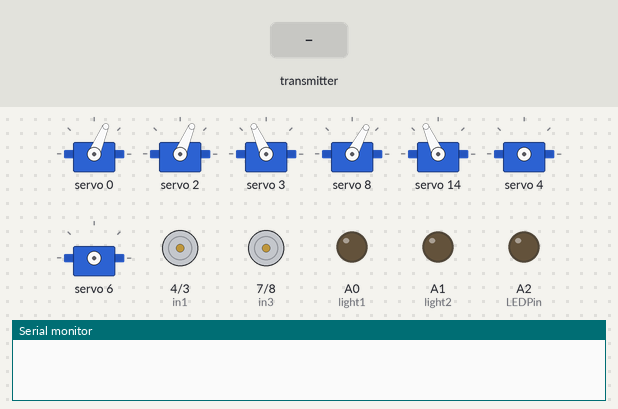
A sketch run on a simulated Arduino Uno, built with avr-gcc and run on an emulated ATmega328P. Parts: 7 × servo, motor-driver pin pairs drawn as motors (green arrow = first pin HIGH = forward, orange = second pin HIGH = backward, longer = more drive, scaled by the enable pin), output pins drawn as LEDs (lit = HIGH), the last lines printed to the serial monitor. The test bench sets the inputs (shaded band). No radio packets arrive unless stated.

Above: at 1.2 s.
1.3 s: the transmitter starts sending data.0 = 0
At 2.8 s:
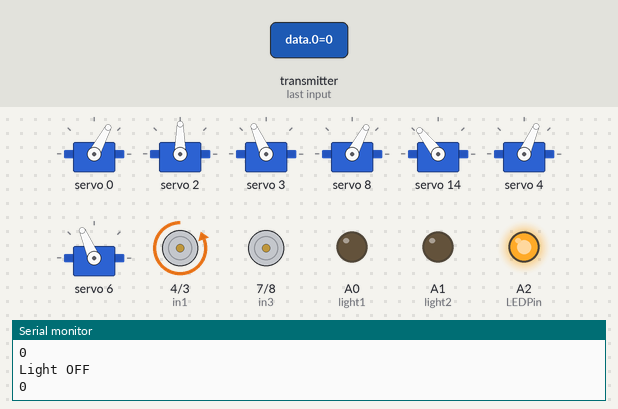
4.3 s: the transmitter starts sending data.5 = 1023
At 7.1 s:
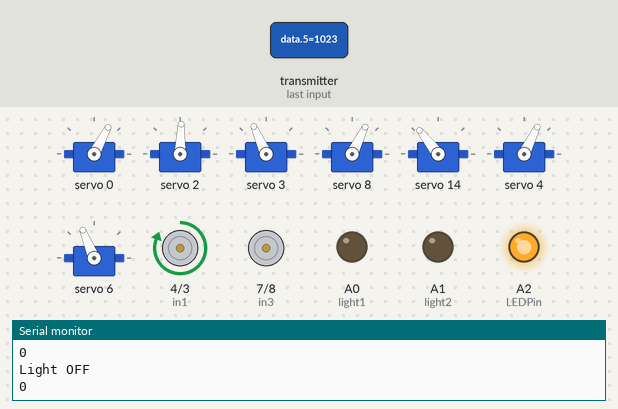
7.3 s: the transmitter starts sending data.2 = 512
At 8.3 s:
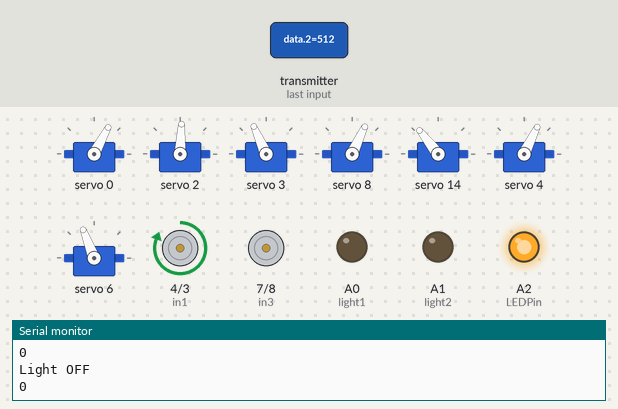
10.3 s: the transmitter starts sending data.3 = 1023
13.3 s: the transmitter starts sending data.4 = 1023
16.3 s: the transmitter starts sending data.1 = 512
At 40.0 s:
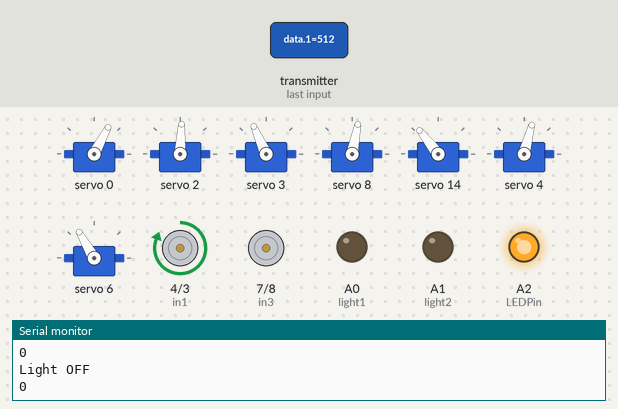
Timing chart, 0 to 40.6 s (numbered marks = the images above; inputs shaded):
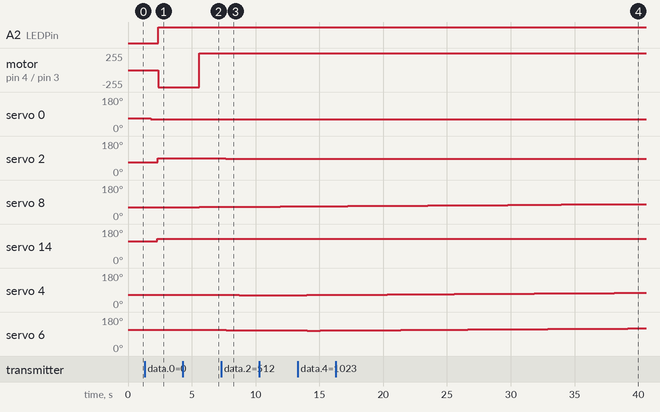

The sketch:

Mobot_Rx.ino
```cpp
#include <SPI.h>      //SPI library for communicate with the nRF24L01+
#include "RF24.h"     //The main library of the nRF24L01+
#include "HCPCA9685.h" // Include the HCPCA9685 library created by Andrew Davies
#define I2CAdd 0x40 // Default address of the PCA9685 Module
//Define packets to receive
uint16_t data[12];
//Define object from RF24 library - 8 and 10 are a digital pin numbers to which signals CE and CSN are connected
RF24 radio(9,10);
//Create a pipe addresses for the communicate
const uint64_t pipe = 0xE8E8F0F0E4LL;
// Variables used to store the Position of each Servos
// Data [0] is used to set servo 0 to center position when triggered
int Servo0Position; //data 1 claw
int Servo1Position; //data 2 intermediate
int Servo2Position; //data 3 lever
int Servo3Position; //data 4 base
//For Motor Drive
int Servo4Position; //data 5
int Servo5Position; //data 6
//For Camera
int Servo6Position; //Pan Camera data 7
int Servo7Position; //Tilt Camera data 8
// Motor A Connections
int enA = 5;
int in1 = 4;
int in2 = 3;
// Motor B Connections
int enB = 6;
int in3 = 7;
int in4 = 8;
// Motor Speed Values - Start at zero
int MotorSpeed1 = 0;
int MotorSpeed2 = 0;
// Joystick Values - Start at 512 (middle position)
int joyposVert = 512;
int joyposHorz = 512;
HCPCA9685 HCPCA9685(I2CAdd); // Define Library to use I2C communication

//ButtonSwitch
//int pbuttonPin;//Assigned pin 7 on transmitter
int light1 = A0;//External Lighting
int light2 = A1;//External Lighting
int val = 0;//push value from pbuttonPin
int lightON = 0; //Light status
int pushed = 0;//push status
//Buzzer
int LEDState = 0; //initial state of the output pin
//int LEDPin = 2; //Assign digital output pin (or analogPin)
int LEDPin = A2;
int buzzer;


void setup()
{
 Serial.begin(9600);
  radio.begin();                    //Start the nRF24 communicate
  radio.openReadingPipe(1, pipe);   //Sets the address of the transmitter to which the program will receive data.
  radio.startListening();

  analogWrite(light1,0); //Make Analog Pin initially LOW
  analogWrite(light2,0);
  // Set all the motor control pins to outputs
  pinMode(enA, OUTPUT);
  pinMode(enB, OUTPUT);
  pinMode(in1, OUTPUT);
  pinMode(in2, OUTPUT);
  pinMode(in3, OUTPUT);
  pinMode(in4, OUTPUT);
  // Start with motors disabled and direction forward
  // Motor A
  digitalWrite(enA, LOW);
  digitalWrite(in1, HIGH);
  digitalWrite(in2, LOW);
  // Motor B
  digitalWrite(enB, LOW);
  digitalWrite(in3, HIGH);
  digitalWrite(in4, LOW);
HCPCA9685.Init(SERVO_MODE); // Set to Servo Mode. PWM mode for LED's
HCPCA9685.Sleep(false); // Wake up PCA9685 module
// Set Center value for the Servos
Servo0Position=150; //Set value for Claw Release
Servo1Position=200;
Servo2Position=150;
Servo3Position=250;
//Not needed for Motor Drive Vx and Vy (Forward & Backward)
//Servo4Positon=250;
//Servo5Positon=250;
Servo6Position=140; //For pan camera
Servo7Position=250;
// Move Servo at start to center position
HCPCA9685.Servo(0, Servo0Position); // Move Servo 0
//HCPCA9685.Servo(1, Servo1Position);// Move Servo 1
HCPCA9685.Servo(2, Servo2Position);// Move Servo 2
HCPCA9685.Servo(3, Servo3Position);// Move Servo 3
//For Motor Drive Vx and Vy (Forward & Backward) not required
//HCPCA9685.Servo(4, Servo4Position);// Move Servo 4
//HCPCA9685.Servo(5, Servo5Position);
HCPCA9685.Servo(8, Servo6Position); // Move Servo 6
HCPCA9685.Servo(14, Servo7Position); // Move Servo 7
//pinMode(LEDPin,OUTPUT);
}
void loop()
{ if (radio.available()){
      radio.read(data, sizeof(data));
if (!data[0]) { // If Joystick switch is clicked re-center selected Servos
delay(500); // delay for debouncing the joystick switch
// Set all Servos position variable back to center values (Comment out if not need to reset)
Servo0Position=140 ;//A value of 250 sets the servo to center position
//For Motor Drive 4 & 5 Servo4Position and Servo5Position
//Servo1Position = 250 ;
//Servo2Position=250;
//Servo3Position=250;
//Servo4Position=250;
//Servo5Position=250;
// Move Servo to center position
HCPCA9685.Servo(0, Servo0Position); // Move Servo 0
//HCPCA9685.Servo(1, Servo1Position);// Move Servo 1
//HCPCA9685.Servo(2, Servo2Position);// Move Servo 2
//HCPCA9685.Servo(3, Servo3Position);// Move Servo 3
//For Motor Drive (not needed)
//HCPCA9685.Servo(4, Servo4Position);// Move Servo 4
//HCPCA9685.Servo(5, Servo5Position);// Move Servo 5
}
if (!data[9]) { // If Joystick switch is clicked re-center selected Servos
delay(500); // delay for debouncing the joystick switch
//Servo6Position=140;//A value of 250 sets the servo to center position
Servo7Position=280;//moves tilts camera
//HCPCA9685.Servo(8, Servo6Position); // Move Servo 6
HCPCA9685.Servo(14, Servo7Position);// Move Servo 7
}
// if Joystick X axis in not in center move Servo 0 accordingly
if (data[1] > 800)
{if (Servo0Position < 305) // Check if maximum movement of Servo ( from 10 to 420)
{Servo0Position++;} // Increase Servo 0 Position variable by 1
delay(10); // Decrease to make Servos move faster or increase for slower movement
HCPCA9685.Servo(0, Servo0Position); // Move Servo 0 Forward
}
if (data[1] < 300)
{ if (Servo0Position > 150) // Check if lower limit is reached ( Assigned port 0 on PCA9685 module)
{Servo0Position--;}
delay(10);
HCPCA9685.Servo(0, Servo0Position); // Move Servo 0 Backward
}
// if Joystick Y axis in not in center move Servo 1 accordingly

if ( data[2] > 800) {
if (Servo1Position < 270)//250
{Servo1Position++;}
delay(10);
HCPCA9685.Servo(2, Servo1Position); // Move Servo 1 (Assigned port 2 on PCA9685 module)
}
if ( data[2] < 300) { if (Servo1Position > 130) //150
{Servo1Position--;}
delay(10);
HCPCA9685.Servo(2, Servo1Position); // Move Servo 1
}
// if Joystick U axis in not in center move Servo 2 accordingly
if ( data[3] > 800)
{if (Servo2Position < 350)
{Servo2Position++;}
delay(10);
HCPCA9685.Servo(4, Servo2Position); // Move Servo 2 (Assigned port 4 on PCA9685 module)
}
if ( data[3] < 300)
{if (Servo2Position > 100)
{Servo2Position--;}
delay(10);
HCPCA9685.Servo(4, Servo2Position); // Move Servo 2
}
// if Joystick V axis in not in center move Servo 3 accordingly
if ( data[4] > 800)
{if (Servo3Position < 350)
{Servo3Position++;}
delay(10);
HCPCA9685.Servo(6, Servo3Position); // Move Servo 3
}
if ( data[4] < 300)
{ if (Servo3Position > 20)
{Servo3Position--;}
delay(10);
HCPCA9685.Servo(6, Servo3Position); // Move Servo 3
}
// if Joystick for camera in not in center move Servo 6 accordingly
if (data[7] > 800)
{if (Servo6Position < 420) // Check if maximum movement of Servo ( from 10 to 420)
{Servo6Position--;} // Increase Servo 6 Position variable by 1
delay(10); // Decrease to make Servos move faster or increase for slower movement
HCPCA9685.Servo(8, Servo6Position); // Move Servo 0 Forward
}
if (data[7] < 300)
{ if (Servo6Position > 10) // Check if lower limit is reached
{Servo6Position++;}
delay(10);
HCPCA9685.Servo(8, Servo6Position); // Move Servo 6 Backward
}
// if Joystick for camera in not in center move Servo 7 accordingly
if (data[8] > 800)
{if (Servo7Position < 420) // Check if maximum movement of Servo ( from 10 to 420)
{Servo6Position++;} // Increase Servo 7 Position variable by 1
delay(10); // Decrease to make Servos move faster or increase for slower movement
HCPCA9685.Servo(14, Servo7Position); // Move Servo 7 Forward
}
if (data[8] < 300)
{ if (Servo7Position > 10) // Check if lower limit is reached
{Servo7Position--;}
delay(10);
HCPCA9685.Servo(14, Servo7Position); // Move Servo 7 Backward
}
// Read the Joystick X and Y positions
  joyposVert = data[5];
  joyposHorz = data[6];
  // Determine if this is a forward or backward motion
  // Do this by reading the Vertical Value
  // Apply results to MotorSpeed and to Direction
  if (joyposVert < 460)
  {
    // This is Backward
    // Set Motor A backward
    digitalWrite(in1, LOW);
    digitalWrite(in2, HIGH);
    // Set Motor B backward
    digitalWrite(in3, LOW);
    digitalWrite(in4, HIGH);
    //Serial.print("Reverse");
    //Determine Motor Speeds
    // As we are going backwards we need to reverse readings
    joyposVert = joyposVert - 460; // This produces a negative number
    joyposVert = joyposVert * -1;  // Make the number positive
    MotorSpeed1 = map(joyposVert, 0, 460, 0, 255);
    MotorSpeed2 = map(joyposVert, 0, 460, 0, 255);
  }
  else if (joyposVert > 564)
  {
    // This is Forward
    // Set Motor A forward
    digitalWrite(in1, HIGH);
    digitalWrite(in2, LOW);
    // Set Motor B forward
    digitalWrite(in3, HIGH);
    digitalWrite(in4, LOW);
    //Serial.print("Forward   ");
    //Determine Motor Speeds
    MotorSpeed1 = map(joyposVert, 564, 1023, 0, 255);
    MotorSpeed2 = map(joyposVert, 564, 1023, 0, 255);
  }
  else
  {
    // This is Stopped
    //Serial.println("Stopped   ");
    MotorSpeed1 = 0;
    MotorSpeed2 = 0;
  }
  // Now do the steering
  // The Horizontal position will "weigh" the motor speed
  // Values for each motor
  if (joyposHorz < 460)
  {
    // Move Left
    // As we are going left we need to reverse readings
    joyposHorz = joyposHorz - 460; // This produces a negative number
    joyposHorz = joyposHorz * -1;  // Make the number positive
    // Map the number to a value of 255 maximum
    joyposHorz = map(joyposHorz, 0, 460, 0, 255);
    //Serial.print("   Right  ");
    MotorSpeed1 = MotorSpeed1 - joyposHorz;
    MotorSpeed2 = MotorSpeed2 + joyposHorz;
    // Don't exceed range of 0-255 for motor speeds
    if (MotorSpeed2 > 255)MotorSpeed2 = 255;
    if (MotorSpeed1 < 0)MotorSpeed1 = 0;
  }
  else if (joyposHorz > 564)
  {
    // Move Right
    // Map the number to a value of 255 maximum
    joyposHorz = map(joyposHorz, 564, 1023, 0, 255);
    //Serial.print("   Left  ");
    MotorSpeed1 = MotorSpeed1 + joyposHorz;
    MotorSpeed2 = MotorSpeed2 - joyposHorz;
    // Don't exceed range of 0-255 for motor speeds
    if (MotorSpeed2 < 0)MotorSpeed2 = 0;
    if (MotorSpeed1 > 255)MotorSpeed1 = 255;
  }
  // Adjust to prevent "buzzing" at very low speed
  if (MotorSpeed1 < 8)MotorSpeed1 = 0;
  if (MotorSpeed2 < 8)MotorSpeed2 = 0;
  // Set the motor speeds
  analogWrite(enB, MotorSpeed1);//Swap ENA and ENB to choose which wheel to turn
  analogWrite(enA, MotorSpeed2);
    //Display the Motor Control values in the serial monitor.
    //Serial.print("   Motor A: ");
    //Serial.print(MotorSpeed1);
    //Serial.print("   Motor B: ");
    //Serial.println(MotorSpeed2);
    //Serial.print("X:    ");
    //Serial.print(data[1]);
   // Serial.print("Y:    ");
    //Serial.println(data[2]);
   // Serial.print("U:    ");
    //Serial.print(data[3]);
    //Serial.print("     V:    ");
    //Serial.println(data[4]);
    //Serial.print("Vx:    ");
    //Serial.print(data[5]);
    //Serial.print("Vy:    ");
      //Serial.print("Camera Pan  ");
      //Serial.print(data[7]);
      //Serial.print("   Camera Tilt  ");
      //Serial.println(data[8]);

  val = data[10];// read the push button value
  Serial.println(data[10]);
  if(val == HIGH && lightON == LOW){
 const unsigned long interval9 = 100;  //ms  // Using millis instead of delay
  unsigned long last_sent9;
  unsigned long now9 = millis();
  if (now9 - last_sent9 >= interval9){
      pushed = 1-pushed;
    //delay(100);
    }
  //last_sent9 = now9;//Turns it ON after set time interval? 100ms
  }

  lightON = val;

      if(pushed == HIGH){
        Serial.println("Light ON");
        analogWrite(light1, 250);
        analogWrite(light2, 250);

      }else{
        Serial.println("Light OFF");
        analogWrite(light1,0);
        analogWrite(light2,0);

      }
  // Using millis instead of delay  (can be used for debouncing)
  const unsigned long interval10 = 100;  //ms
  unsigned long last_sent10;
  unsigned long now10 = millis();
  if (now10 - last_sent10 >= interval10){
  buzzer = data[11];
   Serial.println(data[11]);
   if (buzzer==0){analogWrite(LEDPin,250);
   //last_sent10 = now10;
   //Turns it on after set time interval? Ex: 100ms delay
   }
   else{analogWrite(LEDPin,0);}}

  /*unsigned long now = millis();
  if (now - last_sent >= interval) {   // If it's time to send a data, send it!
    last_sent = now;*
    replace delays with interval using millis*/


    }
  }
```

Measured:
- after the input at 1.3 s, A2 (LEDPin): LOW → HIGH after 1.1 s; motor on pin 4 (in1) / pin 3 (in2): stopped → backward 255/255 after 1.1 s; servo 0: 67° → 62° after 0.50 s; servo 2: 67° → 90° after 1.0 s, → 89° 1.1 s later; servo 8: 62° → 63° after 2.1 s
- after the input at 4.3 s, motor on pin 4 (in1) / pin 3 (in2): backward 255/255 → forward 255/255 after 1.3 s
- after the input at 7.3 s, servo 2: goes on until 7.7 s, then stays 87°
